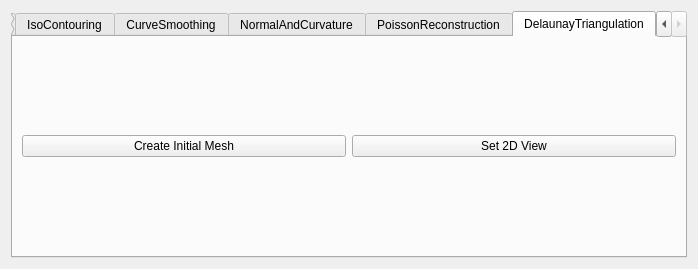
<?xml version="1.0" encoding="UTF-8"?>
<ui version="4.0">
 <class>DGPExerciseToolbarBase</class>
 <widget class="QWidget" name="DGPExerciseToolbarBase">
  <property name="geometry">
   <rect>
    <x>0</x>
    <y>0</y>
    <width>698</width>
    <height>269</height>
   </rect>
  </property>
  <property name="windowTitle">
   <string>DGP</string>
  </property>
  <layout class="QGridLayout" name="gridLayout_3">
   <item row="0" column="0">
    <widget class="QTabWidget" name="tabWidget">
     <property name="currentIndex">
      <number>5</number>
     </property>
     <widget class="QWidget" name="EigenTutorial">
      <attribute name="title">
       <string>EigenTutorial</string>
      </attribute>
      <layout class="QGridLayout" name="gridLayout">
       <item row="0" column="0">
        <widget class="QPushButton" name="solve_sls_pb">
         <property name="text">
          <string>Solve Sparse Linear System</string>
         </property>
        </widget>
       </item>
      </layout>
     </widget>
     <widget class="QWidget" name="IsoContouring">
      <attribute name="title">
       <string>IsoContouring</string>
      </attribute>
      <layout class="QGridLayout" name="gridLayout_2">
       <item row="1" column="0">
        <widget class="QPushButton" name="show_iso_pb">
         <property name="text">
          <string>Show Iso-value and Level Set</string>
         </property>
        </widget>
       </item>
       <item row="0" column="0">
        <widget class="QComboBox" name="function_cb">
         <item>
          <property name="text">
           <string>F(x,y)=sqrt(x*x + y*y) −1=0</string>
          </property>
         </item>
         <item>
          <property name="text">
           <string>F(x,y)=y*y−sin(x*x)=0</string>
          </property>
         </item>
         <item>
          <property name="text">
           <string>F(x,y)=sin(2x+2y)−cos(4x*y)+1=0</string>
          </property>
         </item>
         <item>
          <property name="text">
           <string>F(x,y)=pow((3x*x −y*y), 2)*y*y −pow((x*x +y*y), 4)=0</string>
          </property>
         </item>
        </widget>
       </item>
      </layout>
     </widget>
     <widget class="QWidget" name="CurveSmoothing">
      <attribute name="title">
       <string>CurveSmoothing</string>
      </attribute>
      <layout class="QGridLayout" name="gridLayout_4">
       <item row="0" column="0" colspan="2">
        <widget class="QGroupBox" name="groupBox">
         <property name="title">
          <string>Generate Curve</string>
         </property>
         <layout class="QGridLayout" name="gridLayout_5">
          <item row="1" column="0">
           <widget class="QSpinBox" name="num_vertices_sb">
            <property name="prefix">
             <string>curve vertex number = </string>
            </property>
            <property name="minimum">
             <number>2</number>
            </property>
            <property name="maximum">
             <number>10000</number>
            </property>
            <property name="value">
             <number>30</number>
            </property>
           </widget>
          </item>
          <item row="1" column="1">
           <widget class="QPushButton" name="gen_curve_pb">
            <property name="text">
             <string>Generate Curve</string>
            </property>
           </widget>
          </item>
         </layout>
        </widget>
       </item>
       <item row="1" column="0" colspan="2">
        <widget class="QGroupBox" name="groupBox_2">
         <property name="title">
          <string>Smooth Curve</string>
         </property>
         <layout class="QGridLayout" name="gridLayout_6">
          <item row="0" column="0">
           <widget class="QSpinBox" name="num_iter_sb">
            <property name="prefix">
             <string>iteration number = </string>
            </property>
            <property name="minimum">
             <number>1</number>
            </property>
            <property name="maximum">
             <number>1000</number>
            </property>
           </widget>
          </item>
          <item row="0" column="1">
           <widget class="QDoubleSpinBox" name="epsilon_dsb">
            <property name="prefix">
             <string>epsilon = </string>
            </property>
            <property name="decimals">
             <number>3</number>
            </property>
            <property name="minimum">
             <double>0.001000000000000</double>
            </property>
            <property name="singleStep">
             <double>0.100000000000000</double>
            </property>
            <property name="value">
             <double>0.001000000000000</double>
            </property>
           </widget>
          </item>
          <item row="1" column="0">
           <widget class="QPushButton" name="lpl_smoothing_pb">
            <property name="text">
             <string>Laplacian Smoothing</string>
            </property>
           </widget>
          </item>
          <item row="1" column="1">
           <widget class="QPushButton" name="osc_smoothing_pb">
            <property name="text">
             <string>Osculating Circle Smoothing</string>
            </property>
           </widget>
          </item>
         </layout>
        </widget>
       </item>
      </layout>
     </widget>
     <widget class="QWidget" name="NormalAndCurvature">
      <attribute name="title">
       <string>NormalAndCurvature</string>
      </attribute>
      <layout class="QGridLayout" name="gridLayout_7">
       <item row="0" column="0">
        <widget class="QGroupBox" name="groupBox_3">
         <property name="title">
          <string>Normal</string>
         </property>
         <layout class="QGridLayout" name="gridLayout_8">
          <item row="0" column="0">
           <widget class="QComboBox" name="normal_type_cb">
            <item>
             <property name="text">
              <string>Constant weights</string>
             </property>
            </item>
            <item>
             <property name="text">
              <string>Area weights</string>
             </property>
            </item>
            <item>
             <property name="text">
              <string>Angle weights</string>
             </property>
            </item>
           </widget>
          </item>
          <item row="0" column="1">
           <widget class="QPushButton" name="show_normal_pb">
            <property name="text">
             <string>Show Normal</string>
            </property>
           </widget>
          </item>
         </layout>
        </widget>
       </item>
       <item row="1" column="0">
        <widget class="QGroupBox" name="groupBox_4">
         <property name="title">
          <string>Curvature</string>
         </property>
         <layout class="QGridLayout" name="gridLayout_9">
          <item row="0" column="0">
           <widget class="QComboBox" name="curvature_type_cb">
            <item>
             <property name="text">
              <string>Uniform Laplacian</string>
             </property>
            </item>
            <item>
             <property name="text">
              <string>Laplace-Beltrami</string>
             </property>
            </item>
            <item>
             <property name="text">
              <string>Gaussian</string>
             </property>
            </item>
           </widget>
          </item>
          <item row="0" column="1">
           <widget class="QPushButton" name="show_curvature_pb">
            <property name="text">
             <string>Show Curvature</string>
            </property>
           </widget>
          </item>
         </layout>
        </widget>
       </item>
      </layout>
     </widget>
     <widget class="QWidget" name="PoissonReconstruction">
      <attribute name="title">
       <string>PoissonReconstruction</string>
      </attribute>
      <layout class="QGridLayout" name="gridLayout_10">
       <item row="0" column="0">
        <widget class="QSpinBox" name="octree_depth_sb">
         <property name="prefix">
          <string>Octree depth = </string>
         </property>
         <property name="minimum">
          <number>1</number>
         </property>
         <property name="maximum">
          <number>20</number>
         </property>
         <property name="value">
          <number>8</number>
         </property>
        </widget>
       </item>
       <item row="0" column="1">
        <widget class="QPushButton" name="poisson_reconstruction_pb">
         <property name="text">
          <string>Poisson Reconstruction</string>
         </property>
        </widget>
       </item>
      </layout>
     </widget>
     <widget class="QWidget" name="DelaunayTriangulation">
      <attribute name="title">
       <string>DelaunayTriangulation</string>
      </attribute>
      <layout class="QGridLayout" name="gridLayout_11">
       <item row="0" column="0">
        <widget class="QPushButton" name="create_initial_mesh_pb">
         <property name="text">
          <string>Create Initial Mesh</string>
         </property>
        </widget>
       </item>
       <item row="0" column="1">
        <widget class="QPushButton" name="set_2DView_pb">
         <property name="text">
          <string>Set 2D View</string>
         </property>
        </widget>
       </item>
      </layout>
     </widget>
    </widget>
   </item>
  </layout>
 </widget>
 <resources/>
 <connections/>
</ui>
